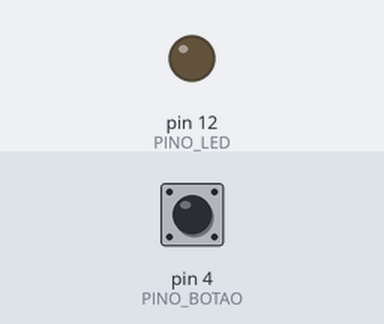
Simulated run of this sketch. Board: Arduino Uno, built with avr-gcc and run on an emulated ATmega328P. Parts: output pins drawn as LEDs (lit = HIGH). The test bench sets the inputs (shaded band); at power-on: pin 4 (PINO_BOTAO) HIGH.

Above: at 1.2 s.
1.3 s: pin 4 (PINO_BOTAO) pulled LOW for 0.15 s
At 1.42 s:
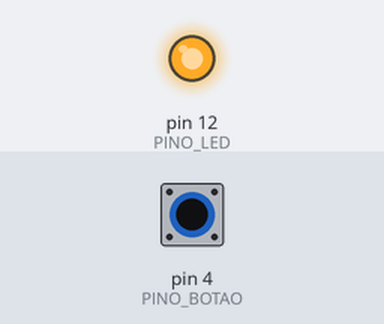
2.9 s: pin 4 (PINO_BOTAO) pulled LOW for 3.2 s
At 7.0 s:
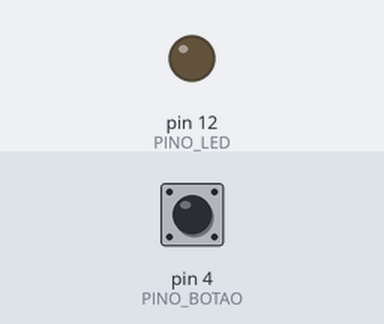
Timing chart, 0 to 8.5 s (numbered marks = the images above; inputs shaded):
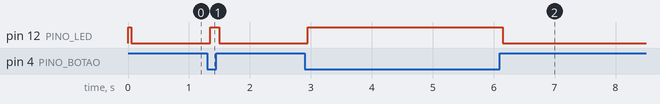

The sketch:

led_botao.ino
```cpp
/*
 Programador..: Lourenço Moreira (c)
 Data.........: 17/12/24
 Observações..: Led + Botão
 */

const byte PINO_LED = 12;
const byte PINO_BOTAO = 4;

byte estadoBotao;
byte ultimoEstadoBotao = LOW;
unsigned long tempoUltimoDebounce = 0;
unsigned long tempoDebounce = 50;

void setup(void) {
  pinMode(PINO_LED, OUTPUT);
  pinMode(PINO_BOTAO, INPUT_PULLUP); // Usando resistor pull-up interno
}

void loop(void) {
  lerEstadoBotao();

  // Inverter a lógica porque agora usamos o pull-up interno
  if (estadoBotao == LOW) {
    digitalWrite(PINO_LED, HIGH);
  } else {
    digitalWrite(PINO_LED, LOW);
  }
}

void lerEstadoBotao() {
  int leitura = digitalRead(PINO_BOTAO);

  if (leitura != ultimoEstadoBotao) {
    tempoUltimoDebounce = millis();
  }

  if ((millis() - tempoUltimoDebounce) > tempoDebounce) {
    if (leitura != estadoBotao) {
      estadoBotao = leitura;
    }
  }

  ultimoEstadoBotao = leitura;
}
```

Measured:
- after the input at 1.3 s, pin 12 (PINO_LED): LOW → HIGH after 0.05 s, → LOW 0.15 s later
- after the input at 2.9 s, pin 12 (PINO_LED): LOW → HIGH after 0.05 s, → LOW 3.2 s later
